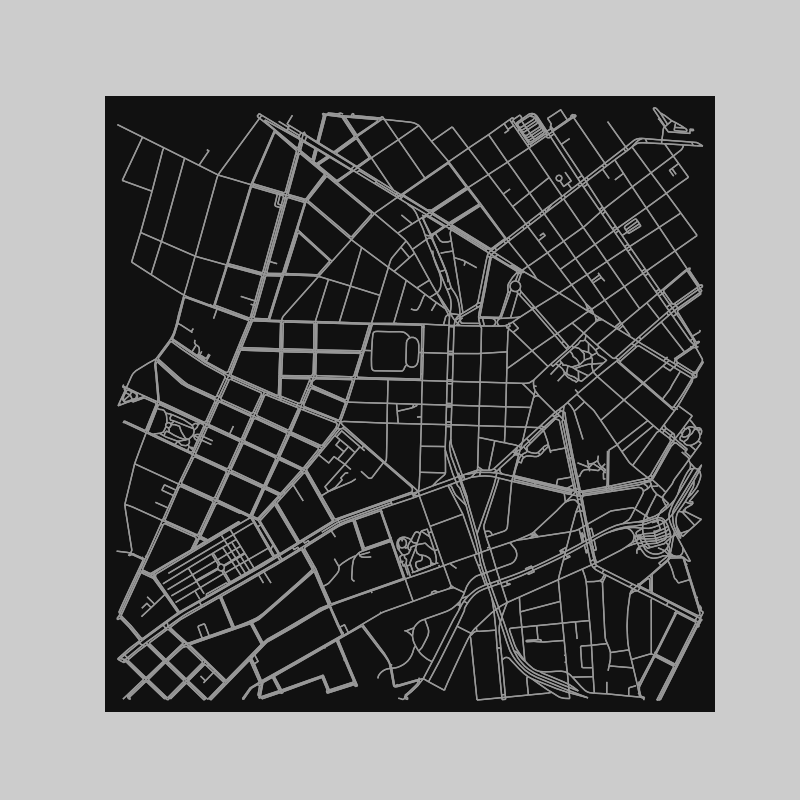

This chart was generated by the following Python code:
# or get network by address, coordinates, bounding box, or any custom polygon
# ...useful when OSM just doesn't already have a polygon for the place you want
import osmnx as ox
import networkx as nx
import py5
import matplotlib as mpl

mpl.style.use(['ggplot', 'fast'])
mpl.use('agg')

# bml = (-23.54473, -46.64940)
# raio = 1200  # meters
# G = ox.graph_from_point(bml, dist=raio, network_type="walk")
# ox.save_graph_geopackage(G, 'BML.gpkg')
# ox.save_graphml(G, 'BML.graphml')

G = ox.load_graphml('BML.graphml')
fig, ax = ox.plot_graph(G, node_size=0, show=False)

# convert graph to line graph so edges become nodes and vice versa
#edge_centrality = nx.closeness_centrality(nx.line_graph(G))
#nx.set_edge_attributes(G, edge_centrality, "edge_centrality")
# color edges in original graph with closeness centralities from line graph
#ec = ox.plot.get_edge_colors_by_attr(G, "edge_centrality", cmap="inferno")
#ox.plot_graph(G, ax=ax, edge_color=ec, edge_linewidth=2, node_size=0)

#ox.plot_graph_route(G, route, route_color='r', ax=ax)
#s1 = py5.convert_shape(polygon1, flip_y_axis=True)


def setup():
    py5.size(800, 800)
    
    img = py5.convert_image(fig)
    py5.image(img, 0, 0)
    py5.save_frame('out.png')
    
    
py5.run_sketch()
